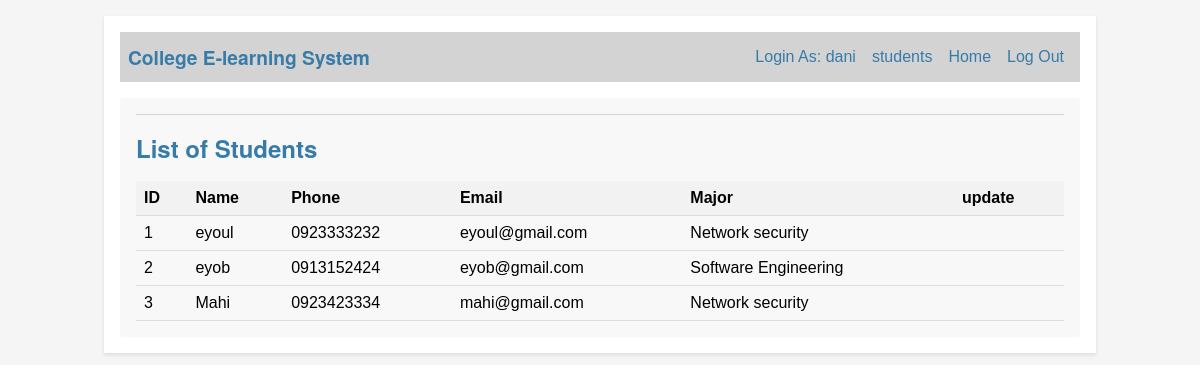
/view_stu (signed in), run on the app's committed database.
### tables this page shows
CREATE TABLE users (
  id INTEGER PRIMARY KEY AUTOINCREMENT,
  name TEXT NOT NULL,
  phone TEXT NOT NULL,
  email TEXT UNIQUE NOT NULL,
  password TEXT NOT NULL,
  role_id INTEGER NOT NULL,
  FOREIGN KEY (role_id) REFERENCES roles(id)
);

CREATE TABLE major (
  id INTEGER PRIMARY KEY,
  name TEXT
);

### elearning/report.py (the view)
@bp.route('/view_stu')
@login_required
def view_stu():
    db = get_db()
    users = db.execute(
        'SELECT u.id, u.name, u.phone, u.email, m.name AS major_name '
        'FROM users u '
        'JOIN students s ON u.id = s.user_id '
        'JOIN major m ON s.major_id = m.id'
    ).fetchall()
    return render_template('report/view_stu.html', users=users)

### elearning/auth.py (called while the page is built)
@bp.before_app_request
def load_logged_in_user():
    user_id = session.get('user_id')
    if user_id is None:
        g.user = None
    else:
        g.user = get_db().execute(
            'SELECT * FROM users WHERE id = ?', (user_id,)
        ).fetchone()

def login_required(view):
    @functools.wraps(view)
    def wrapped_view(**kwargs):
        if g.user is None:
            return redirect(url_for('auth.login'))
        return view(**kwargs)
    return wrapped_view

### elearning/db.py (called while the page is built)
def get_db():
    if 'db' not in g:
        g.db = sqlite3.connect(
            current_app.config['DATABASE'],
            detect_types=sqlite3.PARSE_DECLTYPES
        )
        g.db.row_factory = sqlite3.Row
    return g.db

### elearning/templates/report/view_stu.html
{% extends 'base.html' %}
{% block content %}
    <h1>List of Students</h1>
    <table>
        <thead>
            <tr>
                <th>ID</th>
                <th>Name</th>
                <th>Phone</th>
                <th>Email</th>
                <th>Major</th>
                <th>update</th>
            </tr>
        </thead>
        <tbody>
            {% for user in users %}
            <tr>
                <td>{{ loop.index }}</td>
                <td>{{ user.name }}</td>
                <td>{{ user.phone }}</td>
                <td>{{ user.email }}</td>
                <td>{{ user.major_name }}</td>
                <td></td>
            </tr>
            {% endfor %}
        </tbody>
    </table>
{% endblock %}

### elearning/templates/base.html (shortened to what this page needs)
<!doctype html>
<html>
    <link rel="stylesheet" href="{{ url_for('static', filename='style.css') }}">
    <nav>
      <h1>College E-learning System </h1>
      <ul>
        {% if g.user %}
          <li><span>Login As: {{ g.user['name'] }}</span>
          {% if g.user['role_id'] == 2 %}
          <li><a href="{{ url_for('report.view_stu')}}">students</a>
          {% endif %}
          <li><a href="{{ url_for('blog.index') }}">Home</a>
          <li><a href="{{ url_for('auth.logout') }}">Log Out</a>
        {% endif %}
      </ul>
    </nav>
    <section class="content">
      <header>
      </header>
      {% block content %}{% endblock %}
    </section>
</html>

### elearning/static/style.css (style rules this page uses)
html { font-family: Arial, sans-serif; background: #f5f5f5; padding: 1rem; }
h1 { font-family: "Helvetica Neue", Helvetica, Arial, sans-serif; color: #377ba8; margin: 1rem 0; }
a { color: #377ba8; text-decoration: none; }
nav { background: lightgray; display: flex; align-items: center; padding: 0.5rem; }
nav h1 { flex: 1; margin: 0; font-size: 1.2em; }
nav ul { display: flex; list-style: none; margin: 0; padding: 0; }
nav ul li a, nav ul li span, header .action { display: block; padding: 0.5rem; text-decoration: none; color: #377ba8; }
.content { padding: 1rem; background: #f8f8f8; border-radius: 4px; margin-top: 1rem; }
.content > header { border-bottom: 1px solid lightgray; display: flex; align-items: flex-end; }
.content:last-child { margin-bottom: 0; }
table { width: 100%; border-collapse: collapse; }
th, td { padding: 8px; text-align: left; border-bottom: 1px solid #ddd; }
th { background-color: #f2f2f2; }

### data on the page
users: user.name "dani"
users: name "eyoul", phone "0923333232", email "eyoul@gmail.com", major_name "Network security"
users: name "eyob", phone "0913152424", email "eyob@gmail.com", major_name "Software Engineering"
users: name "Mahi", phone "0923423334", email "mahi@gmail.com", major_name "Network security"
